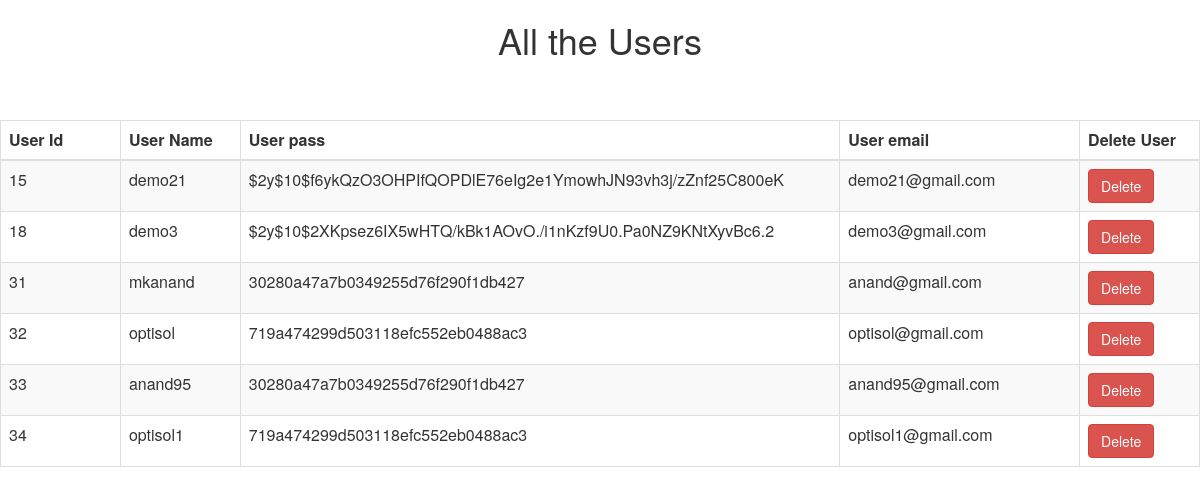
The app's page /view_users.php with its own data.
### tables this page shows
CREATE TABLE `users` (
  `id` int(11) NOT NULL,
  `user_name` varchar(100) NOT NULL,
  `user_pass` varchar(100) NOT NULL,
  `user_email` varchar(100) NOT NULL
);

### view_users.php (the view, shortened to what this page needs)
<html>
<head lang="en">
    <link rel="stylesheet" href="https://maxcdn.bootstrapcdn.com/bootstrap/3.3.7/css/bootstrap.min.css">
</head>
<body>
<div class="table-scroll">
    <h1 align="center">All the Users</h1>
<div class="table-responsive">
    <table class="table table-bordered table-hover table-striped" style="table-layout: fixed">
        <thead>
        <tr>
            <th  >User Id</th>
            <th  >User Name</th>
            <th style="width:50%">User pass</th>
            <th style="width:20%">User email</th>
            <th>Delete User</th>
        </tr>
        </thead>
        <?php
        include("config.php");
        $view_users_query="select * from users";
        $run=mysqli_query($link,$view_users_query);
        while($row=mysqli_fetch_array($run))
        {
            $user_id=$row[0];
            $user_name=$row[1];
            $user_email=$row[2];
            $user_pass=$row[3];
        ?>
        <tr>
            <td><?php echo $user_id;  ?></td>
            <td><?php echo $user_name;  ?></td>
            <td><?php echo $user_email;  ?></td>
            <td><?php echo $user_pass;  ?></td>
            <td><a href="delete.php?del=<?php echo $user_id ?>"><button class="btn btn-danger">Delete</button></a></td>
        </tr>
        <?php } ?>
    </table>
        </div>
</div>
</body>
</html>

### view_users.php (style rules this page uses)
.table { margin-top: 50px; }

### records on screen
users: id "15", user_name "demo21", user_pass "$2y$10$f6ykQzO3OHPIfQOPDlE76eIg2e1YmowhJN93vh3j/zZnf25C800eK", user_email "demo21@gmail.com"
users: id "18", user_name "demo3", user_pass "$2y$10$2XKpsez6IX5wHTQ/kBk1AOvO./i1nKzf9U0.Pa0NZ9KNtXyvBc6.2", user_email "demo3@gmail.com"
users: id "31", user_name "mkanand", user_pass "30280a47a7b0349255d76f290f1db427", user_email "anand@gmail.com"
users: id "32", user_name "optisol", user_pass "719a474299d503118efc552eb0488ac3", user_email "optisol@gmail.com"
users: id "33", user_name "anand95", user_pass "30280a47a7b0349255d76f290f1db427", user_email "anand95@gmail.com"
users: id "34", user_name "optisol1", user_pass "719a474299d503118efc552eb0488ac3", user_email "optisol1@gmail.com"
